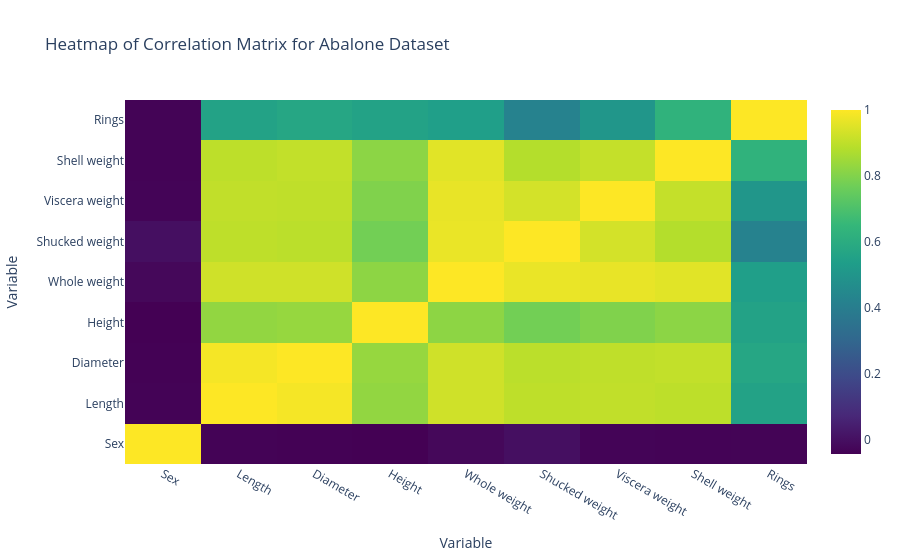

This figure's notebook cell:
### Markdown cell above
#### 3.2.5. Heatmaps

Earlier we computed the correlation matrix. Heatmaps are very useful tools to visualise matrices. In a heatmap, the values in a matrix are represented by colour (or heat), which can quickly give us an idea of any structures present in a matrix. 

**TASK:** Recomput the correlation matrix using ```corr()``` and save it in ```corr_matrix```. Then, from the ```plotly.graph_objs``` library we imported earlier, use ```Figure()``` and ```Heatmap()```, setting ```z``` to the matrix ```values```, ```x``` to its ```index.values``` and ```y``` to its ```columns.values```. Use ```update_layout()``` to add a title and axis labels.

### Code cell
corr_matrix = df.corr()
fig = go.Figure(data=go.Heatmap(z=corr_matrix.values, x=corr_matrix.index.values, y=corr_matrix.columns.values, colorscale='Viridis'))
fig.update_layout(title='Heatmap of Correlation Matrix for Abalone Dataset',
                  xaxis_title='Variable',
                  yaxis_title='Variable')

# Show the plot
fig.show()

### Figure 1 — Plotly figure (JSON) as saved in the notebook; plotly's stock layout.template omitted (floating-point values rounded to 4 significant figures)
{"data": [{"colorscale": [[0, "#440154"], [0.1111, "#482878"], [0.2222, "#3e4989"], [0.3333, "#31688e"], [0.4444, "#26828e"], [0.5556, "#1f9e89"], [0.6667, "#35b779"], [0.7778, "#6ece58"], [0.8889, "#b5de2b"], [1, "#fde725"]], "type": "heatmap", "x": ["Sex", "Length", "Diameter", "Height", "Whole weight", "Shucked weight", "Viscera weight", "Shell weight", "Rings"], "y": ["Sex", "Length", "Diameter", "Height", "Whole weight", "Shucked weight", "Viscera weight", "Shell weight", "Rings"], "z": [[1.0, -0.03607, -0.03887, -0.04208, -0.02139, -0.001373, -0.03207, -0.03485, -0.03463], [-0.03607, 1.0, 0.9868, 0.8276, 0.9253, 0.8979, 0.903, 0.8977, 0.5567], [-0.03887, 0.9868, 1.0, 0.8337, 0.9255, 0.8932, 0.8997, 0.9053, 0.5747], [-0.04208, 0.8276, 0.8337, 1.0, 0.8192, 0.775, 0.7983, 0.8173, 0.5575], [-0.02139, 0.9253, 0.9255, 0.8192, 1.0, 0.9694, 0.9664, 0.9554, 0.5404], [-0.001373, 0.8979, 0.8932, 0.775, 0.9694, 1.0, 0.932, 0.8826, 0.4209], [-0.03207, 0.903, 0.8997, 0.7983, 0.9664, 0.932, 1.0, 0.9077, 0.5038], [-0.03485, 0.8977, 0.9053, 0.8173, 0.9554, 0.8826, 0.9077, 1.0, 0.6276], [-0.03463, 0.5567, 0.5747, 0.5575, 0.5404, 0.4209, 0.5038, 0.6276, 1.0]]}], "layout": {"title": {"text": "Heatmap of Correlation Matrix for Abalone Dataset"}, "xaxis": {"title": {"text": "Variable"}}, "yaxis": {"title": {"text": "Variable"}}}}
